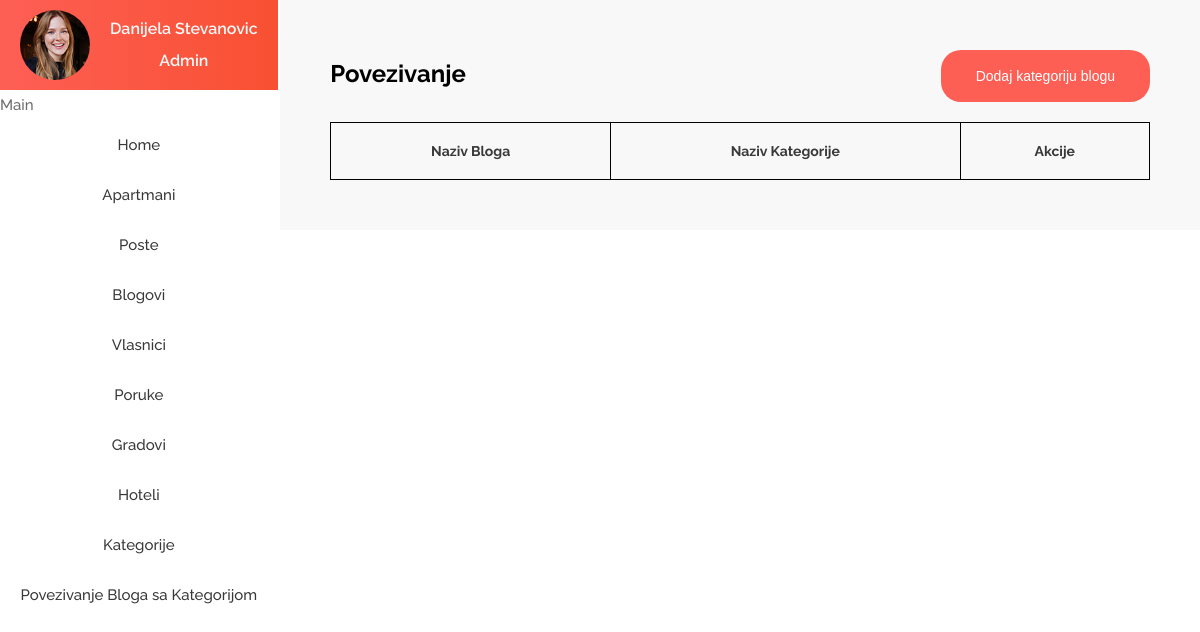
Before: /cms/showPovezivanje.php with the older database file.
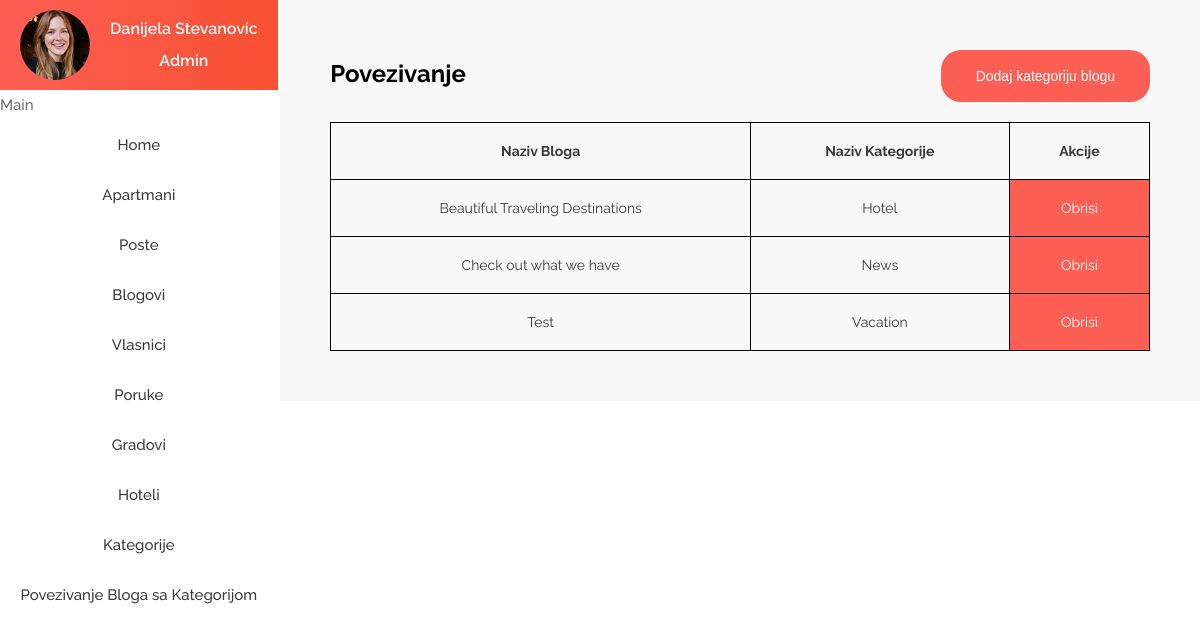
After: the same page with the newer database file.
### tables this page shows
CREATE TABLE `blogovi` (
  `id_blog` int(11) NOT NULL,
  `naslov` text DEFAULT NULL,
  `datum` date DEFAULT NULL,
  `sadrzaj` text DEFAULT NULL,
  `pozadina` text NOT NULL,
  `tagovi` text NOT NULL
);

CREATE TABLE `kategorije` (
  `cat_id` int(11) NOT NULL,
  `cat_title` varchar(45) NOT NULL
);

### cms/showPovezivanje.php (the view, shortened to what this page needs)
<?php
include "../includes/header.php";
include "includes/admin_side.php";
include "funkcije.php";
$query = "SELECT blogovi.id_blog, kategorije.cat_id, blogovi.naslov,kategorije.cat_title FROM `blogoviKategorije` inner JOIN blogovi inner join kategorije ON blogovi.id_blog = blogoviKategorije.id_blog AND kategorije.cat_id = blogoviKategorije.cat_id;";
$res = mysqli_query($con, $query);
?>
<div class="admin__content">
    <div class="apartmani">
        <div class="apartmani__tekst">
            <span class="span-bold">Povezivanje</span>
            <button class="btn" onclick="window.location.href='addPovezivanje'">Dodaj kategoriju blogu</button>
        </div>
        <table class="apartmani__table">
            <tr>
                <th>Naziv Bloga</th>
                <th>Naziv Kategorije</th>
                <th>Akcije</th>
            </tr>
            <?php
            while ($row = mysqli_fetch_assoc($res)) {
                $cat_id = $row['cat_id'];
                $id_blog = $row['id_blog'];
                $cat_title = $row['cat_title'];
                $naslov = $row['naslov'];
            ?>
                <tr>
                    <td><?php echo $naslov ?></td>
                    <td><?php echo $cat_title ?></td>
                    <td class="admin__td"><a onclick="window.location.href = `?id_blog=${<?php echo $id_blog ?>}&cat_id=${<?php echo $cat_id ?>}`" href="#" class="admin__akcije">Obrisi</a></td>
                </tr>
            <?php } ?>
        </table>
    </div>
</div>

Changed rows visible on the page:
added blogovi: naslov "Beautiful Traveling Destinations", kategorije.cat_title "Hotel"
added blogovi: naslov "Check out what we have", kategorije.cat_title "News"
added blogovi: naslov "Test", kategorije.cat_title "Vacation"
